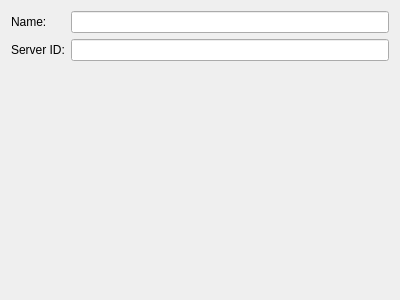
<?xml version="1.0" encoding="UTF-8"?>
<ui version="4.0">
 <class>MTServerDetails</class>
 <widget class="QWidget" name="MTServerDetails">
  <property name="geometry">
   <rect>
    <x>0</x>
    <y>0</y>
    <width>400</width>
    <height>300</height>
   </rect>
  </property>
  <property name="windowTitle">
   <string>Form</string>
  </property>
  <layout class="QVBoxLayout" name="verticalLayout">
   <item>
    <layout class="QGridLayout" name="gridLayout">
     <item row="1" column="0">
      <widget class="QLabel" name="labelID">
       <property name="text">
        <string>Server ID:</string>
       </property>
      </widget>
     </item>
     <item row="0" column="0">
      <widget class="QLabel" name="labelName">
       <property name="layoutDirection">
        <enum>Qt::LeftToRight</enum>
       </property>
       <property name="text">
        <string>Name:</string>
       </property>
       <property name="alignment">
        <set>Qt::AlignLeading|Qt::AlignLeft|Qt::AlignVCenter</set>
       </property>
      </widget>
     </item>
     <item row="0" column="1">
      <widget class="QLineEdit" name="lineEditName">
       <property name="sizePolicy">
        <sizepolicy hsizetype="Expanding" vsizetype="Maximum">
         <horstretch>0</horstretch>
         <verstretch>0</verstretch>
        </sizepolicy>
       </property>
       <property name="alignment">
        <set>Qt::AlignLeading|Qt::AlignLeft|Qt::AlignTop</set>
       </property>
       <property name="readOnly">
        <bool>false</bool>
       </property>
      </widget>
     </item>
     <item row="1" column="1">
      <widget class="QLineEdit" name="lineEditID">
       <property name="readOnly">
        <bool>true</bool>
       </property>
      </widget>
     </item>
    </layout>
   </item>
   <item>
    <spacer name="verticalSpacer">
     <property name="orientation">
      <enum>Qt::Vertical</enum>
     </property>
     <property name="sizeHint" stdset="0">
      <size>
       <width>20</width>
       <height>209</height>
      </size>
     </property>
    </spacer>
   </item>
  </layout>
 </widget>
 <resources/>
 <connections/>
</ui>
